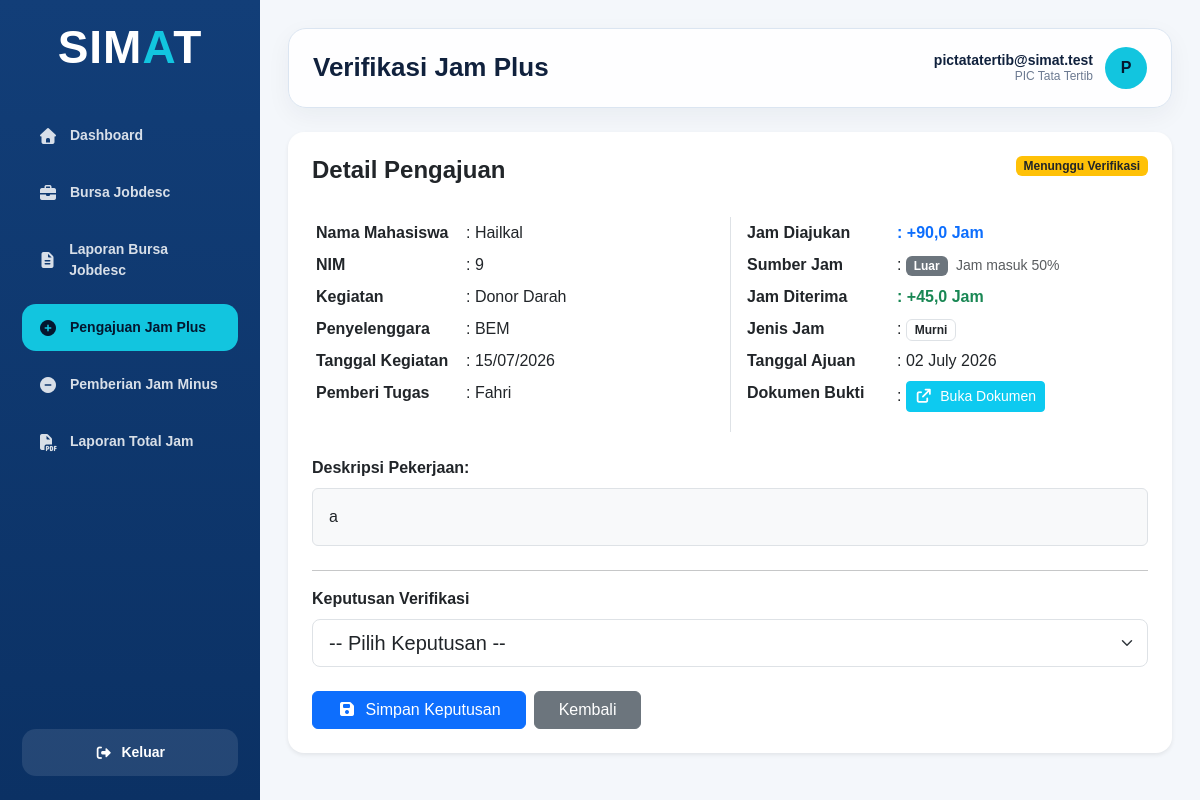
Page /transaksi/pengajuan_jam_plus/verifikasi.php?id=5 (signed in) on the committed database.
### tables this page shows
CREATE TABLE `pengajuan_jam_plus` (
  `id_pengajuan_jam_plus` int NOT NULL,
  `id_kegiatan` int DEFAULT NULL,
  `jumlah_jam_plus` decimal(6,1) NOT NULL,
  `jenis_jam` enum('Murni','Kompensasi') NOT NULL,
  `sumber_jam` enum('Prodi','Luar') NOT NULL,
  `tanggal_pengajuan` datetime NOT NULL,
  `deskripsi_pekerjaan` text,
  `nama_pemberi` varchar(50) DEFAULT NULL,
  `dokumen_url` varchar(2048) DEFAULT NULL,
  `status_pengajuan` enum('Menunggu Verifikasi','Disetujui','Ditolak') DEFAULT 'Menunggu Verifikasi'
);

CREATE TABLE `mahasiswa` (
  `id_mahasiswa` int NOT NULL,
  `id_kelas` int NOT NULL,
  `id_periode_akademik` int NOT NULL,
  `nim` varchar(20) NOT NULL,
  `nama_mahasiswa` varchar(50) NOT NULL,
  `email` varchar(50) DEFAULT NULL,
  `no_hp` varchar(20) DEFAULT NULL,
  `saldo_jam_minus_murni` decimal(10,1) NOT NULL DEFAULT '0.0',
  `saldo_jam_minus_kompensasi` decimal(10,1) NOT NULL DEFAULT '0.0',
  `saldo_jam_plus_murni` decimal(10,1) NOT NULL DEFAULT '0.0',
  `saldo_jam_plus_kompensasi` decimal(10,1) NOT NULL DEFAULT '0.0',
  `status_mahasiswa` enum('Aktif','Tidak Aktif','Lulus','Cuti') DEFAULT 'Aktif'
);

CREATE TABLE `kegiatan` (
  `id_kegiatan` int NOT NULL,
  `nama_kegiatan` varchar(50) NOT NULL,
  `penyelenggara` enum('ASTRAtech','BEM','MPM','HIMMA','UKM') NOT NULL,
  `tanggal_kegiatan` date DEFAULT NULL,
  `status_kegiatan` enum('Aktif','Tidak Aktif') DEFAULT 'Aktif'
);

### config/function.php (called while the page is built, shortened)
<?php
function aman($data)
{
    return htmlspecialchars($data ?? '', ENT_QUOTES, 'UTF-8');
}
function format_jam($nilai)
{
    return number_format((float) $nilai, 1, ',', '.');
}
?>

### transaksi/pengajuan_jam_plus/verifikasi.php (the view, shortened to what this page needs)
<?php
require_once "../../config/koneksi.php";
require_once "../../config/function.php";
$id_pengajuan = $_GET['id'] ?? '';
$stmt = mysqli_prepare($koneksi, "
    SELECT
        pjp.*,
        k.nama_kegiatan,
        k.penyelenggara,
        k.tanggal_kegiatan,
        m.nama_mahasiswa,
        m.nim,
        p.username AS username_pengaju
    FROM pengajuan_jam_plus pjp
    LEFT JOIN kegiatan k ON pjp.id_kegiatan = k.id_kegiatan
    JOIN detail_pengguna_pada_pengajuan_jam_plus dp ON pjp.id_pengajuan_jam_plus = dp.id_pengajuan_jam_plus
    JOIN pengguna p ON dp.id_pengguna = p.id_pengguna
    JOIN mahasiswa m ON p.id_mahasiswa = m.id_mahasiswa
    WHERE pjp.id_pengajuan_jam_plus = ?
    AND dp.peran_pengguna = 'Pengaju'
    LIMIT 1
");
mysqli_stmt_bind_param($stmt, "i", $id_pengajuan);
mysqli_stmt_execute($stmt);
$result = mysqli_stmt_get_result($stmt);
$pengajuan = mysqli_fetch_assoc($result);
require_once "../../includes/dashboard_header.php";
require_once "../../includes/sidebar.php";
?>
<main class="main-content">
    <div class="topbar">
        <h1 class="page-title">Verifikasi Jam Plus</h1>
        <div class="user-info">
            <div class="user-detail">
                <div class="user-name"><?= aman($_SESSION['username']); ?></div>
                <div class="user-role"><?= aman($_SESSION['role']); ?></div>
            </div>
            <div class="user-avatar">
                <?= strtoupper(substr($_SESSION['username'], 0, 1)); ?>
            </div>
        </div>
    </div>
    <div class="content-wrapper">
        <div class="card border-0 shadow-sm rounded-4">
            <div class="card-body p-4">
                <div class="d-flex justify-content-between align-items-start mb-4">
                    <h4 class="fw-bold">Detail Pengajuan</h4>
                    <span class="badge <?= $pengajuan['status_pengajuan'] == 'Menunggu Verifikasi' ? 'bg-warning text-dark' : ($pengajuan['status_pengajuan'] == 'Disetujui' ? 'bg-success' : 'bg-danger') ?>">
                        <?= aman($pengajuan['status_pengajuan']); ?>
                    </span>
                </div>
                <div class="row mb-4">
                    <div class="col-md-6">
                        <table class="table table-sm table-borderless">
                            <tr>
                                <th style="width: 150px;">Nama Mahasiswa</th>
                                <td>: <?= aman($pengajuan['nama_mahasiswa']); ?></td>
                            </tr>
                            <tr>
                                <th>NIM</th>
                                <td>: <?= aman($pengajuan['nim']); ?></td>
                            </tr>
                            <tr>
                                <th>Kegiatan</th>
                                <td>
                                    :
                                    <?php if ($pengajuan['sumber_jam'] == 'Luar') { ?>
                                        <?= aman($pengajuan['nama_kegiatan']); ?>
                                    <?php } else { ?>
                                        <span class="text-muted">Tidak menggunakan kegiatan</span>
                                    <?php } ?>
                                </td>
                            </tr>
                        <?php if ($pengajuan['sumber_jam'] == 'Luar') { ?>
                            <tr>
                                <th>Penyelenggara</th>
                                <td>: <?= aman($pengajuan['penyelenggara']); ?></td>
                            </tr>
                            <tr>
                                <th>Tanggal Kegiatan</th>
                                <td>
                                    :
                                    <?= !empty($pengajuan['tanggal_kegiatan']) ? date('d/m/Y', strtotime($pengajuan['tanggal_kegiatan'])) : '-'; ?>
                                </td>
                            </tr>
                        <?php } ?>
                            <tr>
                                <th>Pemberi Tugas</th>
                                <td>: <?= aman($pengajuan['nama_pemberi']); ?></td>
                            </tr>
                        </table>
                    </div>
                    <div class="col-md-6 border-start">
                        <table class="table table-sm table-borderless">
                            <?php
                            $jumlah_jam_diterima = $pengajuan['sumber_jam'] == 'Luar'
                                ? round($pengajuan['jumlah_jam_plus'] * 0.5, 1)
                                : round($pengajuan['jumlah_jam_plus'], 1);
                            ?>
                            <tr>
                                <th style="width: 150px;">Jam Diajukan</th>
                                <td class="fw-bold text-primary">
                                    : +<?= format_jam($pengajuan['jumlah_jam_plus']); ?> Jam
                                </td>
                            </tr>
                            <tr>
                                <th>Sumber Jam</th>
                                <td>
                                    : <?php if ($pengajuan['sumber_jam'] == "Prodi") { ?>
                                        <span class="badge bg-primary">Prodi</span>
                                        <small class="text-muted ms-1">Jam masuk utuh</small>
                                    <?php } else { ?>
                                        <span class="badge bg-secondary">Luar</span>
                                        <small class="text-muted ms-1">Jam masuk 50%</small>
                                    <?php } ?>
                                </td>
                            </tr>
                            <tr>
                                <th>Jam Diterima</th>
                                <td class="fw-bold text-success">
                                    : +<?= format_jam($jumlah_jam_diterima); ?> Jam
                                </td>
                            </tr>
                            <tr>
                                <th>Jenis Jam</th>
                                <td>
                                    : <span class="badge border text-dark"><?= aman($pengajuan['jenis_jam']); ?></span>
                                </td>
                            </tr>
                            <tr>
                                <th>Tanggal Ajuan</th>
                                <td>: <?= date('d F Y', strtotime($pengajuan['tanggal_pengajuan'])); ?></td>
                            </tr>
                            <tr>
                                <th>Dokumen Bukti</th>
                                <td>:
                                    <a href="<?= aman($pengajuan['dokumen_url']); ?>" target="_blank" class="btn btn-info btn-sm text-white">
                                        <i class="fa-solid fa-external-link me-1"></i> Buka Dokumen
                                    </a>
                                </td>
                            </tr>
                        </table>
                    </div>
                </div>
                <div class="mb-4">
                    <label class="fw-bold d-block mb-2">Deskripsi Pekerjaan:</label>
                    <div class="p-3 bg-light rounded border">
                        <?= nl2br(aman($pengajuan['deskripsi_pekerjaan'])); ?>
                    </div>
                </div>
                <hr>
                <?php if ($pengajuan['status_pengajuan'] == "Menunggu Verifikasi") { ?>
                    <form action="proses_verifikasi.php" method="post">
                        <div class="mb-4">
                            <label class="form-label fw-bold">Keputusan Verifikasi</label>
                            <select name="status_pengajuan" class="form-select form-select-lg" required>
                                <option value="">-- Pilih Keputusan --</option>
                            </select>
                        </div>
                        <div class="d-flex gap-2">
                            <button type="submit" name="verifikasi" class="btn btn-primary px-4">
                                <i class="fa-solid fa-save me-1"></i>
                                Simpan Keputusan
                            </button>
                            <a href="index.php" class="btn btn-secondary px-4">
                                Kembali
                            </a>
                        </div>
                    </form>
                <?php } ?>
            </div>
        </div>
    </div>
</main>
<?php require_once "../../includes/dashboard_footer.php"; ?>

### assets/css/dashboard.css (style rules this page uses)
:root { --primary: #123e78; --primary-dark: #0b3164; --accent: #12c5df; --bg: #f4f7fb; --text: #10213d; --muted: #6c7a91; --white: #ffffff; --border: #dbe5f1; }
* { box-sizing: border-box; }
html, body { width: 100%; min-height: 100%; margin: 0; font-family: Arial, sans-serif; background: var(--bg); color: var(--text); overflow-x: hidden; scrollbar-width: none; -ms-overflow-style: none; }
.main-content { min-width: 0; margin-left: 260px; min-height: 100vh; padding: 28px; overflow-x: hidden; }
.topbar { min-height: 76px; background: rgba(255, 255, 255, 0.9); border: 1px solid var(--border); border-radius: 18px; padding: 18px 24px; display: flex; align-items: center; justify-content: space-between; gap: 18px; box-shadow: 0 8px 25px rgba(16, 33, 61, 0.05); }
.page-title { margin: 0; font-size: 26px; font-weight: 800; }
.user-info { display: flex; align-items: center; gap: 12px; min-width: max-content; }
.user-detail { line-height: 1.2; text-align: right; }
.user-name { font-size: 14px; font-weight: 700; }
.user-role { font-size: 12px; color: var(--muted); }
.user-avatar { width: 42px; height: 42px; border-radius: 50%; background: var(--accent); color: #04172f; display: flex; align-items: center; justify-content: center; font-weight: 800; }
.content-wrapper { margin-top: 24px; }

### rows in the picture
pengajuan_jam_plus: status_pengajuan "Menunggu Verifikasi", mahasiswa.nama_mahasiswa "Hailkal", mahasiswa.nim "9", id_kegiatan.nama_kegiatan "Donor Darah", id_kegiatan.penyelenggara "BEM", id_kegiatan.tanggal_kegiatan "15/07/2026", nama_pemberi "Fahri", jumlah_jam_plus "90,0", format_jam($jumlah_jam_diterima) "45,0", jenis_jam "Murni", tanggal_pengajuan "02 July 2026", deskripsi_pekerjaan "a"

### other values in the picture
aman($_SESSION['username']) "pictatatertib@simat.test"
aman($_SESSION['role']) "PIC Tata Tertib"
substr($_SESSION['username'], 0, 1) "P"
